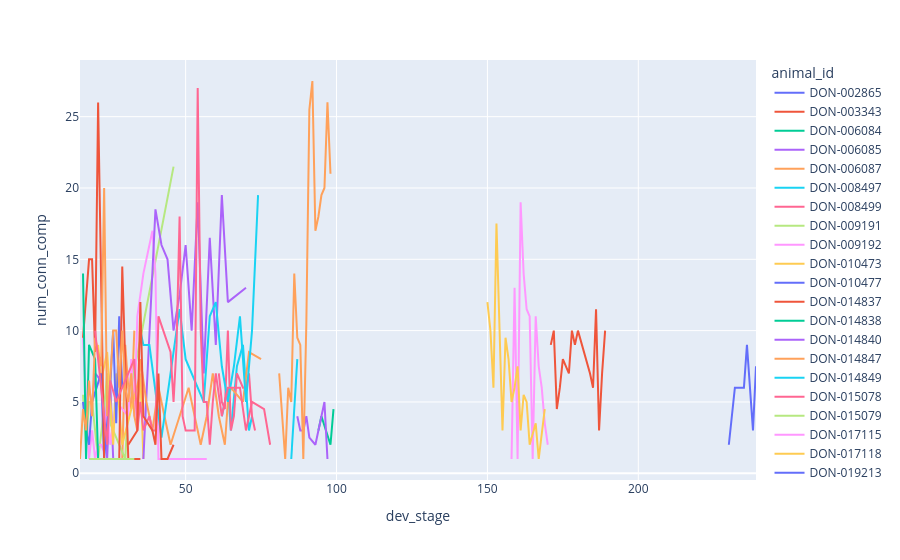

Notebook source saved alongside this figure:
### Markdown cell above
As we've done with the number of neurons before, we can look at how the number of connected components varies per animal (rather than the summary distributions per developmental window above).

### Code cell
fig = px.line(
    summaries_df_connect_thresh, x="dev_stage", y="num_conn_comp", color="animal_id"
)
fig.show()

### Figure 1 — Plotly figure (JSON) as saved in the notebook; plotly's stock layout.template omitted (floating-point values rounded to 4 significant figures)
{"data": [{"hovertemplate": "animal_id=DON-002865<br>dev_stage=%{x}<br>num_conn_comp=%{y}<extra></extra>", "legendgroup": "DON-002865", "line": {"color": "#636efa", "dash": "solid"}, "marker": {"symbol": "circle"}, "mode": "lines", "name": "DON-002865", "orientation": "v", "showlegend": true, "type": "scatter", "x": [230, 231, 232, 233, 234, 235, 236, 238, 239], "xaxis": "x", "y": [2, 4, 6, 6, 6, 6, 9, 3, 7.5], "yaxis": "y"}, {"hovertemplate": "animal_id=DON-003343<br>dev_stage=%{x}<br>num_conn_comp=%{y}<extra></extra>", "legendgroup": "DON-003343", "line": {"color": "#EF553B", "dash": "solid"}, "marker": {"symbol": "circle"}, "mode": "lines", "name": "DON-003343", "orientation": "v", "showlegend": true, "type": "scatter", "x": [171, 172, 173, 174, 175, 177, 178, 179, 180, 184, 185, 186, 187, 188, 189], "xaxis": "x", "y": [9, 10, 4.5, 6, 8, 7, 10, 9, 10, 7, 6, 11.5, 3, 7, 10], "yaxis": "y"}, {"hovertemplate": "animal_id=DON-006084<br>dev_stage=%{x}<br>num_conn_comp=%{y}<extra></extra>", "legendgroup": "DON-006084", "line": {"color": "#00cc96", "dash": "solid"}, "marker": {"symbol": "circle"}, "mode": "lines", "name": "DON-006084", "orientation": "v", "showlegend": true, "type": "scatter", "x": [20], "xaxis": "x", "y": [1], "yaxis": "y"}, {"hovertemplate": "animal_id=DON-006085<br>dev_stage=%{x}<br>num_conn_comp=%{y}<extra></extra>", "legendgroup": "DON-006085", "line": {"color": "#ab63fa", "dash": "solid"}, "marker": {"symbol": "circle"}, "mode": "lines", "name": "DON-006085", "orientation": "v", "showlegend": true, "type": "scatter", "x": [19, 20, 22, 23, 24, 25, 26, 27, 28], "xaxis": "x", "y": [5, 7, 6.5, 5, 1, 6.5, 1, 1, 1], "yaxis": "y"}, {"hovertemplate": "animal_id=DON-006087<br>dev_stage=%{x}<br>num_conn_comp=%{y}<extra></extra>", "legendgroup": "DON-006087", "line": {"color": "#FFA15A", "dash": "solid"}, "marker": {"symbol": "circle"}, "mode": "lines", "name": "DON-006087", "orientation": "v", "showlegend": true, "type": "scatter", "x": [26, 28, 29, 30, 31, 32, 33], "xaxis": "x", "y": [1, 1, 1, 9, 6, 4.5, 10], "yaxis": "y"}, {"hovertemplate": "animal_id=DON-008497<br>dev_stage=%{x}<br>num_conn_comp=%{y}<extra></extra>", "legendgroup": "DON-008497", "line": {"color": "#19d3f3", "dash": "solid"}, "marker": {"symbol": "circle"}, "mode": "lines", "name": "DON-008497", "orientation": "v", "showlegend": true, "type": "scatter", "x": [62, 63, 64, 65, 67, 69, 70, 71, 72], "xaxis": "x", "y": [4, 5, 6, 3, 7.5, 9, 6, 3, 4], "yaxis": "y"}, {"hovertemplate": "animal_id=DON-008499<br>dev_stage=%{x}<br>num_conn_comp=%{y}<extra></extra>", "legendgroup": "DON-008499", "line": {"color": "#FF6692", "dash": "solid"}, "marker": {"symbol": "circle"}, "mode": "lines", "name": "DON-008499", "orientation": "v", "showlegend": true, "type": "scatter", "x": [61, 62, 63, 64, 65, 66, 67, 69, 70, 71, 72, 73], "xaxis": "x", "y": [7, 5, 4.5, 10, 3, 4, 7, 6, 6, 7, 4, 3], "yaxis": "y"}, {"hovertemplate": "animal_id=DON-009191<br>dev_stage=%{x}<br>num_conn_comp=%{y}<extra></extra>", "legendgroup": "DON-009191", "line": {"color": "#B6E880", "dash": "solid"}, "marker": {"symbol": "circle"}, "mode": "lines", "name": "DON-009191", "orientation": "v", "showlegend": true, "type": "scatter", "x": [16, 17, 18, 19, 20, 21, 23, 24, 25, 30, 31, 46], "xaxis": "x", "y": [5.5, 2, 5, 5, 3, 1, 4.5, 7, 3.5, 1, 5, 21.5], "yaxis": "y"}, {"hovertemplate": "animal_id=DON-009192<br>dev_stage=%{x}<br>num_conn_comp=%{y}<extra></extra>", "legendgroup": "DON-009192", "line": {"color": "#FF97FF", "dash": "solid"}, "marker": {"symbol": "circle"}, "mode": "lines", "name": "DON-009192", "orientation": "v", "showlegend": true, "type": "scatter", "x": [16, 18, 19, 20, 21, 22, 23, 24, 25, 27, 31, 32, 33, 34, 36, 37, 39, 40, 41, 42, 49, 53, 57], "xaxis": "x", "y": [9.5, 1, 3, 1, 2, 2, 1.5, 5, 2, 5, 4, 8, 4, 11, 14, 15, 17, 14, 1, 1, 1, 1, 1], "yaxis": "y"}, {"hovertemplate": "animal_id=DON-010473<br>dev_stage=%{x}<br>num_conn_comp=%{y}<extra></extra>", "legendgroup": "DON-010473", "line": {"color": "#FECB52", "dash": "solid"}, "marker": {"symbol": "circle"}, "mode": "lines", "name": "DON-010473", "orientation": "v", "showlegend": true, "type": "scatter", "x": [21, 22, 24, 26, 27, 29, 35, 36], "xaxis": "x", "y": [9, 6.5, 8.5, 2, 7, 2, 7, 1], "yaxis": "y"}, {"hovertemplate": "animal_id=DON-010477<br>dev_stage=%{x}<br>num_conn_comp=%{y}<extra></extra>", "legendgroup": "DON-010477", "line": {"color": "#636efa", "dash": "solid"}, "marker": {"symbol": "circle"}, "mode": "lines", "name": "DON-010477", "orientation": "v", "showlegend": true, "type": "scatter", "x": [16, 17, 18, 19, 22, 23, 25, 26, 27, 28, 29], "xaxis": "x", "y": [5, 3, 2, 5, 7, 1, 6, 10, 3.5, 11, 6], "yaxis": "y"}, {"hovertemplate": "animal_id=DON-014837<br>dev_stage=%{x}<br>num_conn_comp=%{y}<extra></extra>", "legendgroup": "DON-014837", "line": {"color": "#EF553B", "dash": "solid"}, "marker": {"symbol": "circle"}, "mode": "lines", "name": "DON-014837", "orientation": "v", "showlegend": true, "type": "scatter", "x": [16, 18, 19, 20, 21, 22, 23, 25, 28, 29, 31, 34, 35], "xaxis": "x", "y": [9.5, 15, 15, 8.5, 26, 12.5, 1, 1, 1, 14.5, 1, 1, 1], "yaxis": "y"}, {"hovertemplate": "animal_id=DON-014838<br>dev_stage=%{x}<br>num_conn_comp=%{y}<extra></extra>", "legendgroup": "DON-014838", "line": {"color": "#00cc96", "dash": "solid"}, "marker": {"symbol": "circle"}, "mode": "lines", "name": "DON-014838", "orientation": "v", "showlegend": true, "type": "scatter", "x": [16, 17, 18, 20, 21, 24, 25, 26, 28, 30], "xaxis": "x", "y": [14, 1, 9, 8, 1, 1, 1, 1, 1, 1], "yaxis": "y"}, {"hovertemplate": "animal_id=DON-014840<br>dev_stage=%{x}<br>num_conn_comp=%{y}<extra></extra>", "legendgroup": "DON-014840", "line": {"color": "#ab63fa", "dash": "solid"}, "marker": {"symbol": "circle"}, "mode": "lines", "name": "DON-014840", "orientation": "v", "showlegend": true, "type": "scatter", "x": [36, 40, 42, 44, 46, 48, 50, 52, 54, 56, 58, 60, 62, 64, 70], "xaxis": "x", "y": [1, 18.5, 16, 15, 10, 12.5, 16, 10, 19, 7, 16.5, 9, 19.5, 12, 13], "yaxis": "y"}, {"hovertemplate": "animal_id=DON-014847<br>dev_stage=%{x}<br>num_conn_comp=%{y}<extra></extra>", "legendgroup": "DON-014847", "line": {"color": "#FFA15A", "dash": "solid"}, "marker": {"symbol": "circle"}, "mode": "lines", "name": "DON-014847", "orientation": "v", "showlegend": true, "type": "scatter", "x": [15, 16, 17, 18, 19, 20, 22, 23, 24, 25, 26, 27, 28, 29, 30, 31, 32, 33, 34, 35, 37, 39, 41, 45, 51, 55, 57, 59, 61, 63, 64, 65, 69, 71, 75], "xaxis": "x", "y": [1, 4.5, 3, 6.5, 4, 9.5, 7.5, 20, 4, 6.5, 10, 10, 6, 10, 6, 5, 7, 4, 3, 8, 5, 3, 6, 2, 6, 2, 4, 7, 4, 2, 5, 6, 5, 8.5, 8], "yaxis": "y"}, {"hovertemplate": "animal_id=DON-014849<br>dev_stage=%{x}<br>num_conn_comp=%{y}<extra></extra>", "legendgroup": "DON-014849", "line": {"color": "#19d3f3", "dash": "solid"}, "marker": {"symbol": "circle"}, "mode": "lines", "name": "DON-014849", "orientation": "v", "showlegend": true, "type": "scatter", "x": [35, 36, 37, 38, 42, 48, 50, 56, 58, 60, 62, 64, 66, 68, 70, 72, 74], "xaxis": "x", "y": [10, 9, 9, 9, 2.5, 11.5, 8, 5, 11, 12, 7.5, 5, 7.5, 11, 5, 10, 19.5], "yaxis": "y"}, {"hovertemplate": "animal_id=DON-015078<br>dev_stage=%{x}<br>num_conn_comp=%{y}<extra></extra>", "legendgroup": "DON-015078", "line": {"color": "#FF6692", "dash": "solid"}, "marker": {"symbol": "circle"}, "mode": "lines", "name": "DON-015078", "orientation": "v", "showlegend": true, "type": "scatter", "x": [20, 24, 25, 27, 33, 34, 35, 36, 38, 39, 40, 41, 45, 46, 47, 48, 49, 50, 53, 54, 55, 56, 57, 58, 59, 60, 62, 64, 68, 70, 72, 76, 78], "xaxis": "x", "y": [10, 2, 6.5, 5, 8, 3, 5, 3, 4, 3, 3, 11, 8.5, 5, 9, 18, 4, 3, 3, 27, 10, 5, 5, 2, 5, 7, 4, 6, 6, 3, 5, 4.5, 2], "yaxis": "y"}, {"hovertemplate": "animal_id=DON-015079<br>dev_stage=%{x}<br>num_conn_comp=%{y}<extra></extra>", "legendgroup": "DON-015079", "line": {"color": "#B6E880", "dash": "solid"}, "marker": {"symbol": "circle"}, "mode": "lines", "name": "DON-015079", "orientation": "v", "showlegend": true, "type": "scatter", "x": [18, 32, 33], "xaxis": "x", "y": [1, 1, 1], "yaxis": "y"}, {"hovertemplate": "animal_id=DON-017115<br>dev_stage=%{x}<br>num_conn_comp=%{y}<extra></extra>", "legendgroup": "DON-017115", "line": {"color": "#FF97FF", "dash": "solid"}, "marker": {"symbol": "circle"}, "mode": "lines", "name": "DON-017115", "orientation": "v", "showlegend": true, "type": "scatter", "x": [158, 159, 160, 161, 162, 163, 164, 165, 166, 167, 168, 169, 170], "xaxis": "x", "y": [1, 13, 1, 19, 14, 11.5, 11, 1, 11, 7.5, 6, 3.5, 2], "yaxis": "y"}, {"hovertemplate": "animal_id=DON-017118<br>dev_stage=%{x}<br>num_conn_comp=%{y}<extra></extra>", "legendgroup": "DON-017118", "line": {"color": "#FECB52", "dash": "solid"}, "marker": {"symbol": "circle"}, "mode": "lines", "name": "DON-017118", "orientation": "v", "showlegend": true, "type": "scatter", "x": [150, 151, 152, 153, 155, 156, 157, 158, 159, 160, 161, 162, 163, 164, 166, 167, 169], "xaxis": "x", "y": [12, 10, 6, 17.5, 3, 9.5, 8, 5, 6, 7.5, 3, 5.5, 5, 2, 3.5, 1, 4.5], "yaxis": "y"}, {"hovertemplate": "animal_id=DON-019213<br>dev_stage=%{x}<br>num_conn_comp=%{y}<extra></extra>", "legendgroup": "DON-019213", "line": {"color": "#636efa", "dash": "solid"}, "marker": {"symbol": "circle"}, "mode": "lines", "name": "DON-019213", "orientation": "v", "showlegend": true, "type": "scatter", "x": [34], "xaxis": "x", "y": [1], "yaxis": "y"}, {"hovertemplate": "animal_id=DON-019542<br>dev_stage=%{x}<br>num_conn_comp=%{y}<extra></extra>", "legendgroup": "DON-019542", "line": {"color": "#EF553B", "dash": "solid"}, "marker": {"symbol": "circle"}, "mode": "lines", "name": "DON-019542", "orientation": "v", "showlegend": true, "type": "scatter", "x": [31, 34, 35, 36, 39, 40, 41, 42, 43, 44, 46], "xaxis": "x", "y": [2, 3, 12, 4, 3, 2, 7, 1, 1, 1, 2], "yaxis": "y"}, {"hovertemplate": "animal_id=DON-019608<br>dev_stage=%{x}<br>num_conn_comp=%{y}<extra></extra>", "legendgroup": "DON-019608", "line": {"color": "#00cc96", "dash": "solid"}, "marker": {"symbol": "circle"}, "mode": "lines", "name": "DON-019608", "orientation": "v", "showlegend": true, "type": "scatter", "x": [94, 95, 98, 99], "xaxis": "x", "y": [3, 4, 2, 4.5], "yaxis": "y"}, {"hovertemplate": "animal_id=DON-019609<br>dev_stage=%{x}<br>num_conn_comp=%{y}<extra></extra>", "legendgroup": "DON-019609", "line": {"color": "#ab63fa", "dash": "solid"}, "marker": {"symbol": "circle"}, "mode": "lines", "name": "DON-019609", "orientation": "v", "showlegend": true, "type": "scatter", "x": [87, 88, 89, 90, 91, 93, 96, 97], "xaxis": "x", "y": [4, 3, 3, 4, 2.5, 2, 5, 1], "yaxis": "y"}, {"hovertemplate": "animal_id=DON-019747<br>dev_stage=%{x}<br>num_conn_comp=%{y}<extra></extra>", "legendgroup": "DON-019747", "line": {"color": "#FFA15A", "dash": "solid"}, "marker": {"symbol": "circle"}, "mode": "lines", "name": "DON-019747", "orientation": "v", "showlegend": true, "type": "scatter", "x": [81, 83, 84, 85, 86, 87, 88, 89, 90, 91, 92, 93, 94, 95, 96, 97, 98], "xaxis": "x", "y": [7, 1, 6, 5, 14, 9.5, 9, 1, 10.5, 25.5, 27.5, 17, 18, 19.5, 20, 26, 21], "yaxis": "y"}, {"hovertemplate": "animal_id=DON-019748<br>dev_stage=%{x}<br>num_conn_comp=%{y}<extra></extra>", "legendgroup": "DON-019748", "line": {"color": "#19d3f3", "dash": "solid"}, "marker": {"symbol": "circle"}, "mode": "lines", "name": "DON-019748", "orientation": "v", "showlegend": true, "type": "scatter", "x": [85, 87], "xaxis": "x", "y": [1, 8], "yaxis": "y"}], "layout": {"legend": {"title": {"text": "animal_id"}, "tracegroupgap": 0}, "margin": {"t": 60}, "xaxis": {"anchor": "y", "domain": [0, 1], "title": {"text": "dev_stage"}}, "yaxis": {"anchor": "x", "domain": [0, 1], "title": {"text": "num_conn_comp"}}}}
